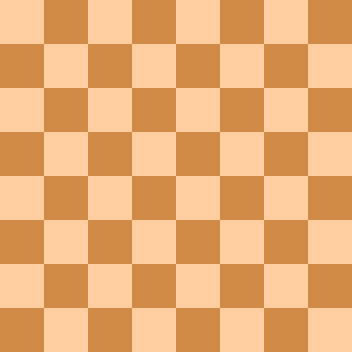
#> input picture DATA/flat_chessboard.png, 352 x 352 px
$ jupyter execute 01-Corner-Detection.ipynb   (shell and % lines are left out)
#> lines starting #> are read from the running program, lines starting #| are printed output that depends on the picture; after the words box and inside, x2 and y2 are one past the last pixel; in counts of white or black regions, pixels touching at a corner belong together
<a href="https://www.pieriandata.com"></a>
*Copyright by Pierian Data Inc.*

# Corner Detection

----

### The Image Data

[cell 1]
import cv2
import numpy as np

import matplotlib.pyplot as plt

[cell 2]
flat_chess = cv2.imread('../DATA/flat_chessboard.png')
#> flat_chess is the input picture: shape (352, 352, 3); mean B, G, R 114.5, 172.5, 232
flat_chess = cv2.cvtColor(flat_chess,cv2.COLOR_BGR2RGB)
plt.imshow(flat_chess)

[cell 3]
gray_flat_chess = cv2.cvtColor(flat_chess,cv2.COLOR_BGR2GRAY)
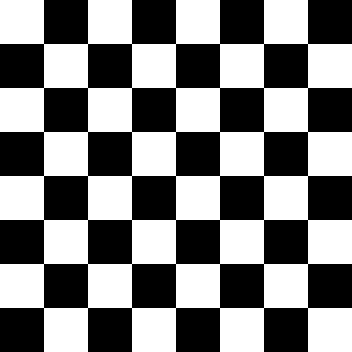
#> gray_flat_chess: shape (352, 352); values 127 (black) and 197 (white), 50% white; 1 white region, box (x1, y1, x2, y2) and area: (0, 0, 352, 352) 61952
plt.imshow(gray_flat_chess,cmap='gray')

[cell 4]
real_chess = cv2.imread('../DATA/real_chessboard.jpg')
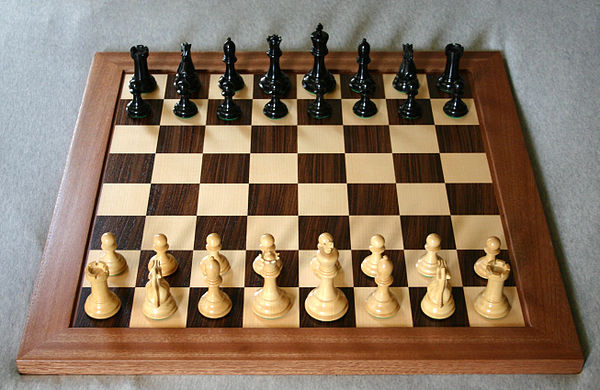
#> input picture DATA/real_chessboard.jpg, 600 x 390 px
#> real_chess is the input picture: shape (390, 600, 3); mean B, G, R 98.1, 117.7, 137.5
real_chess = cv2.cvtColor(real_chess,cv2.COLOR_BGR2RGB)
plt.imshow(real_chess)

[cell 5]
gray_real_chess = cv2.cvtColor(real_chess,cv2.COLOR_BGR2GRAY)
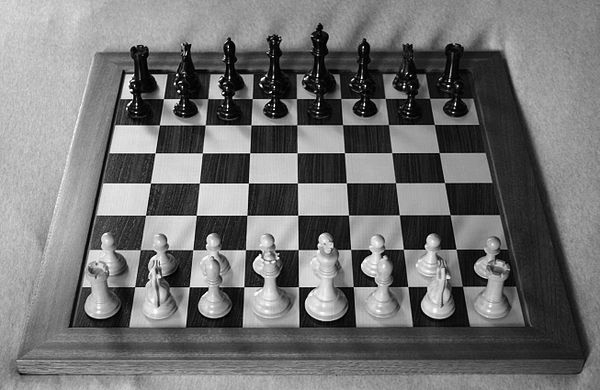
#> gray_real_chess: shape (390, 600); min 0, max 255, mean 114.1
plt.imshow(gray_real_chess,cmap='gray')

# Harris Corner Detection

https://setosa.io/ev/image-kernels/

**cornerHarris Function**

*  src Input single-channel 8-bit or floating-point image.
*  dst Image to store the Harris detector responses. It has the type CV_32FC1 and the same size as src .
*  blockSize Neighborhood size (see the details on #cornerEigenValsAndVecs ).
*  ksize Aperture parameter for the Sobel operator.
*  k Harris detector free parameter. See the formula in DocString
*  borderType Pixel extrapolation method. See #BorderTypes.

[cell 6]
# Convert Gray Scale Image to Float Values
gray = np.float32(gray_flat_chess)

# Corner Harris Detection
dst = cv2.cornerHarris(src=gray,blockSize=2,ksize=3,k=0.04)

# result is dilated for marking the corners, not important to actual corner detection
# this is just so we can plot out the points on the image shown
dst = cv2.dilate(dst,None)
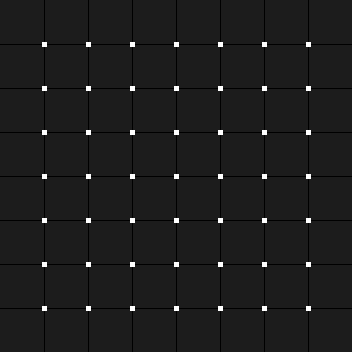
#> dst: shape (352, 352) float32; min -240100, max 1875781.2, mean 9945.3; drawn with min black and max white

# Threshold for an optimal value, it may vary depending on the image.
flat_chess[dst>0.01*dst.max()]=[255,0,0]
#> flat_chess: shape (352, 352, 3); mean R, G, B 232.2, 170.8, 113.4

plt.imshow(flat_chess)

[cell 7]
# Convert Gray Scale Image to Float Values
gray = np.float32(gray_real_chess)
#> gray: shape (390, 600) float32

# Corner Harris Detection
dst = cv2.cornerHarris(src=gray,blockSize=2,ksize=3,k=0.04)
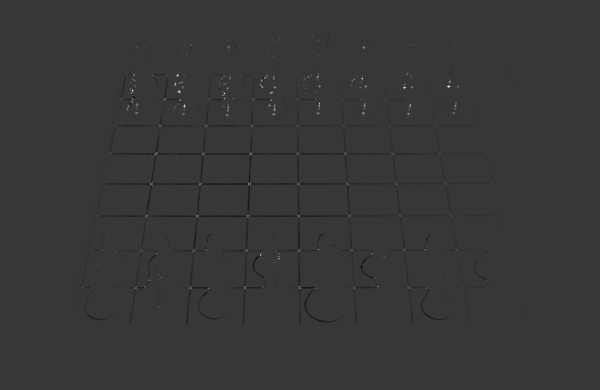
#> dst: shape (390, 600) float32; min -86200656, max 311296704, mean -362415.7; drawn with min black and max white

# result is dilated for marking the corners, not important to actual corner detection
# this is just so we can plot out the points on the image shown
dst = cv2.dilate(dst,None)
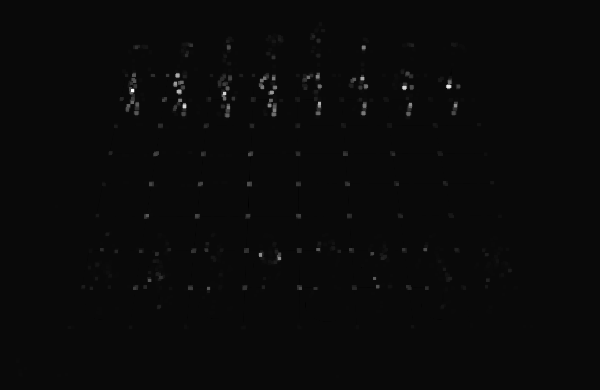
#> dst: shape (390, 600) float32; min -12255999, max 311296704, mean 1100786.9; drawn with min black and max white

# Threshold for an optimal value, it may vary depending on the image.
real_chess[dst>0.01*dst.max()]=[255,0,0]
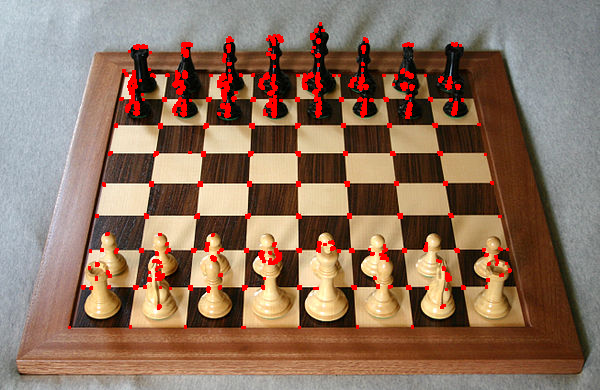
#> real_chess: shape (390, 600, 3); mean R, G, B 142.2, 114.9, 95.9

plt.imshow(real_chess)

-----

## Shi-Tomasi Corner Detector & Good Features to Track Paper

[Link to Paper from Video](http://www.ai.mit.edu/courses/6.891/handouts/shi94good.pdf)

goodFeatureToTrack Function Parameters

* image Input 8-bit or floating-point 32-bit, single-channel image.
* corners Output vector of detected corners.
* maxCorners Maximum number of corners to return. If there are more corners than are found,the strongest of them is returned. `maxCorners <= 0` implies that no limit on the maximum is set and all detected corners are returned.
* qualityLevel Parameter characterizing the minimal accepted quality of image corners. The parameter value is multiplied by the best corner quality measure, which is the minimal eigenvalue (see #cornerMinEigenVal ) or the Harris function response (see #cornerHarris ). The corners with the quality measure less than the product are rejected. For example, if the best corner has the quality measure = 1500, and the qualityLevel=0.01 , then all the corners with the quality measure less than 15 are rejected.

[cell 8]
# Need to reset the images since we drew on them
flat_chess = cv2.imread('../DATA/flat_chessboard.png')
flat_chess = cv2.cvtColor(flat_chess,cv2.COLOR_BGR2RGB)
gray_flat_chess = cv2.cvtColor(flat_chess,cv2.COLOR_BGR2GRAY)

[cell 9]
corners = cv2.goodFeaturesToTrack(gray_flat_chess,5,0.01,10)
#> corners = [[308, 308], [264, 308], [220, 308], [176, 308], [132, 308]]
corners = np.int0(corners)

for i in corners:
    x,y = i.ravel()
    cv2.circle(flat_chess,(x,y),3,255,-1)
#> this loop made 5 passes
#> (i, x) on passes 1 to 5: ([[308, 308]], 308), ([[264, 308]], 264), ([[220, 308]], 220), ([[176, 308]], 176), ([[132, 308]], 132)
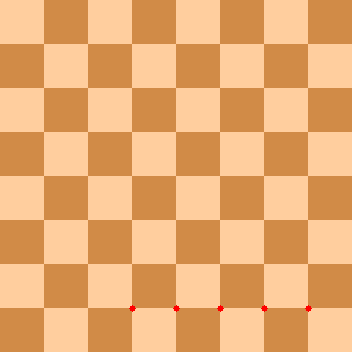
#> flat_chess: shape (352, 352, 3); mean R, G, B 232, 172.3, 114.4

plt.imshow(flat_chess)

[cell 10]
corners = cv2.goodFeaturesToTrack(gray_flat_chess,64,0.01,10)
#> corners = 49 rows, first 8: [308, 308], [264, 308], [220, 308], [176, 308], [132, 308], [88, 308], [44, 308], [308, 264]
corners = np.int0(corners)

for i in corners:
    x,y = i.ravel()
    cv2.circle(flat_chess,(x,y),3,255,-1)
#> this loop made 49 passes
#> (x, y) on passes 1 to 12: (308, 308), (264, 308), (220, 308), (176, 308), (132, 308), (88, 308), (44, 308), (308, 264), (264, 264), (220, 264), (176, 264), (132, 264)
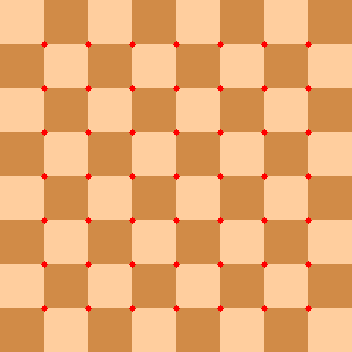
#> flat_chess: shape (352, 352, 3); 1.03% of pixels changed, all inside (x1, y1, x2, y2) = (41, 41, 312, 312)

plt.imshow(flat_chess)

-----

[cell 11]
real_chess = cv2.imread('../DATA/real_chessboard.jpg')
real_chess = cv2.cvtColor(real_chess,cv2.COLOR_BGR2RGB)
gray_real_chess = cv2.cvtColor(real_chess,cv2.COLOR_BGR2GRAY)

[cell 12]
corners = cv2.goodFeaturesToTrack(gray_real_chess,80,0.01,10)
#> corners = 80 rows, first 8: [178, 91], [132, 90], [448, 86], [177, 75], [183, 105], [403, 87], [274, 109], [248, 183]
corners = np.int0(corners)

for i in corners:
    x,y = i.ravel()
    cv2.circle(real_chess,(x,y),3,255,-1)
#> this loop made 80 passes
#> (x, y) on passes 1 to 12: (178, 91), (132, 90), (448, 86), (177, 75), (183, 105), (403, 87), (274, 109), (248, 183), (278, 258), (223, 92), (154, 154), (261, 80)
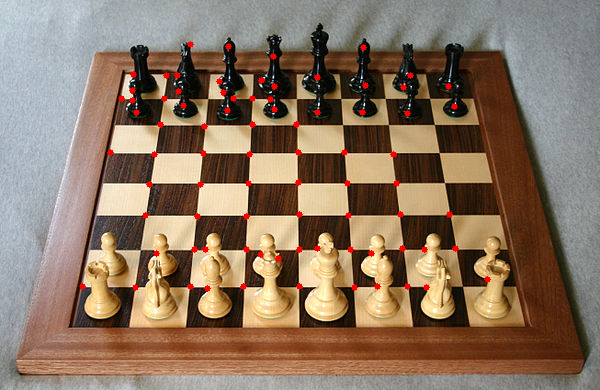
#> real_chess: shape (390, 600, 3); mean R, G, B 138.9, 116.7, 97.3

plt.imshow(real_chess)
